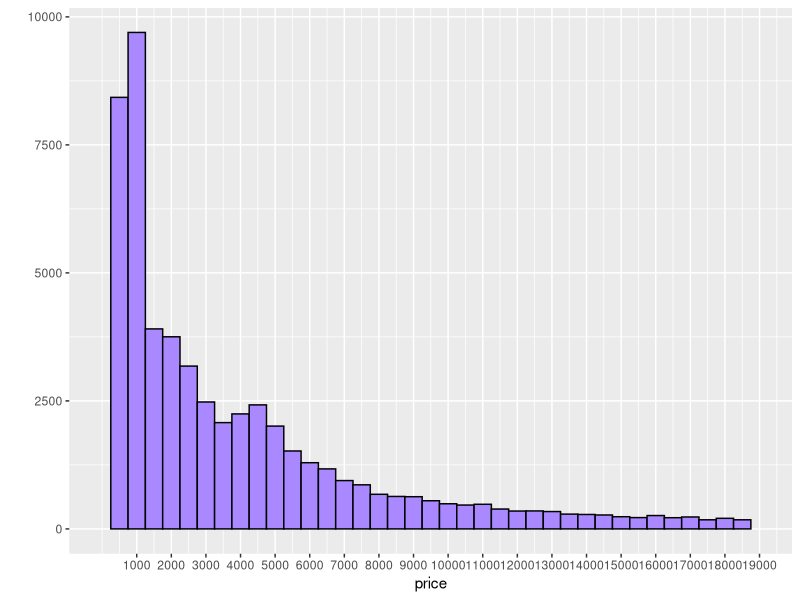
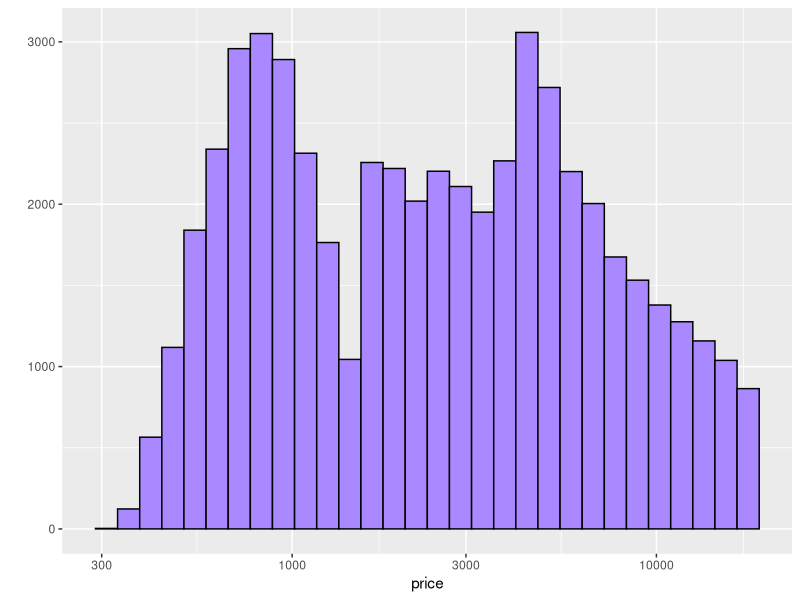
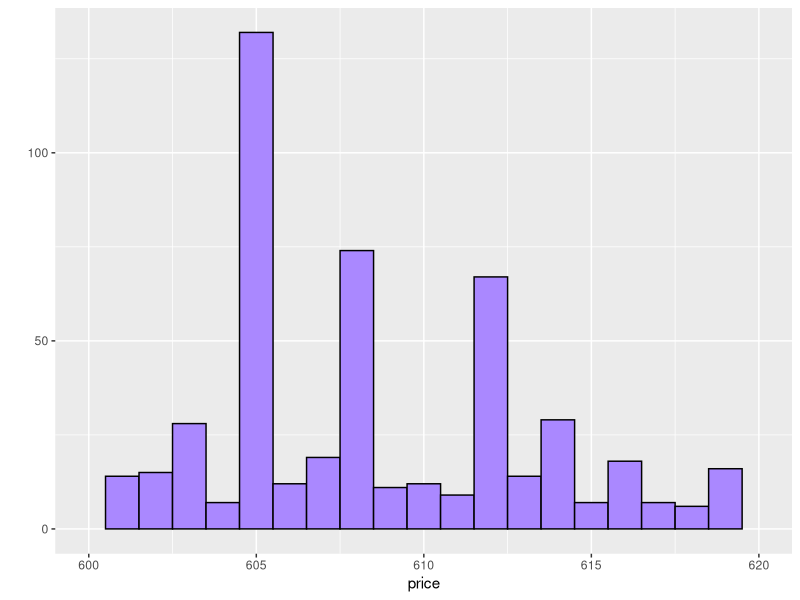
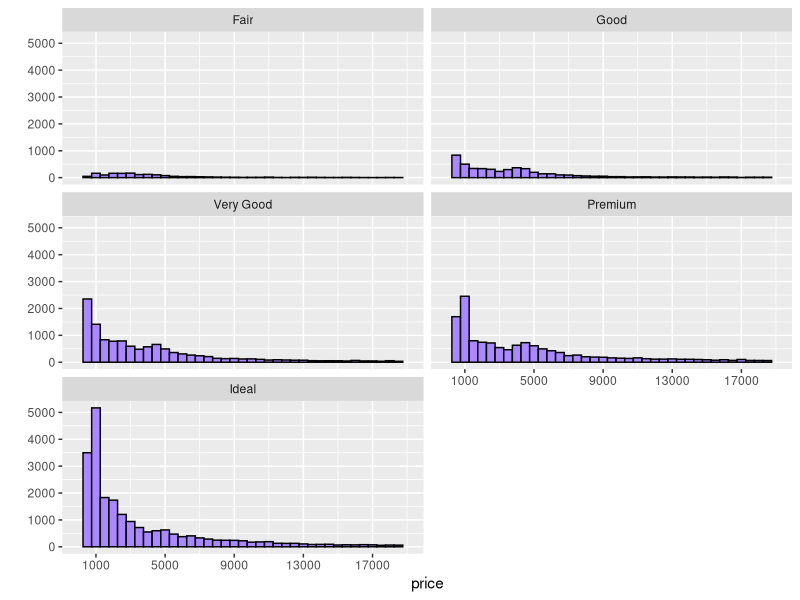
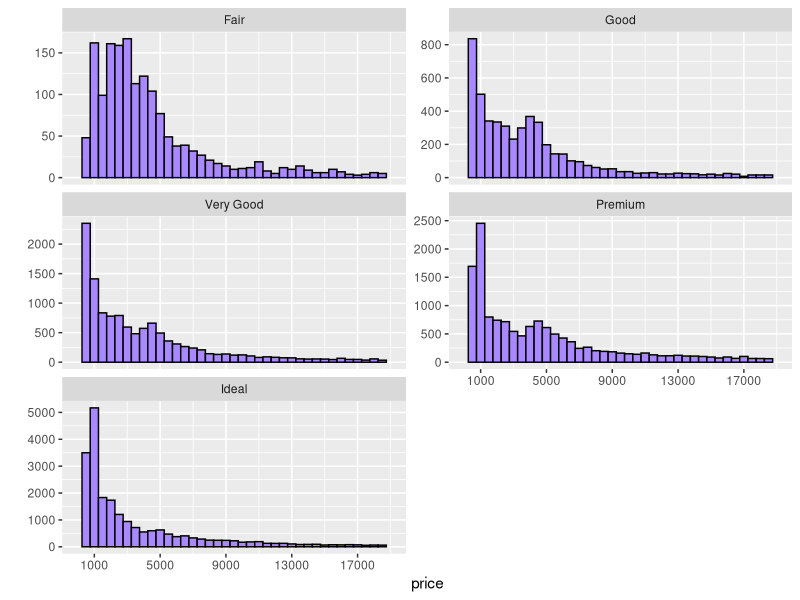
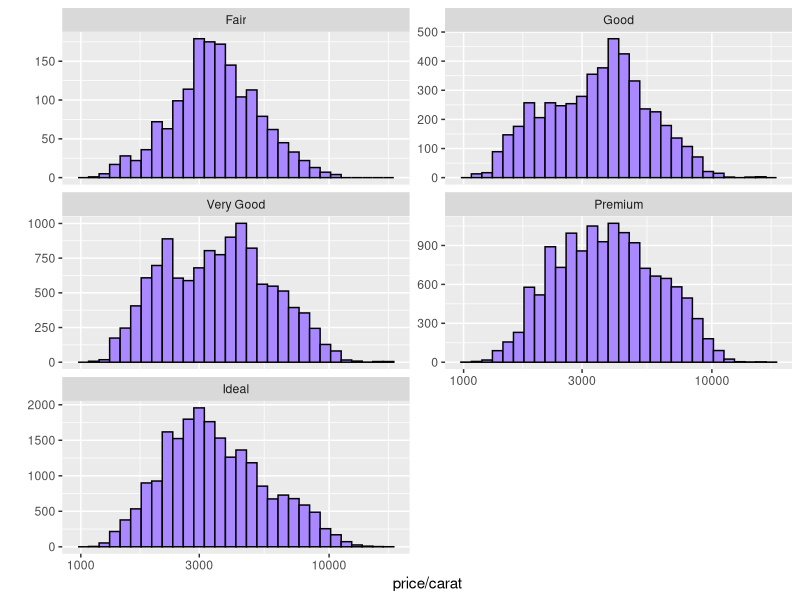
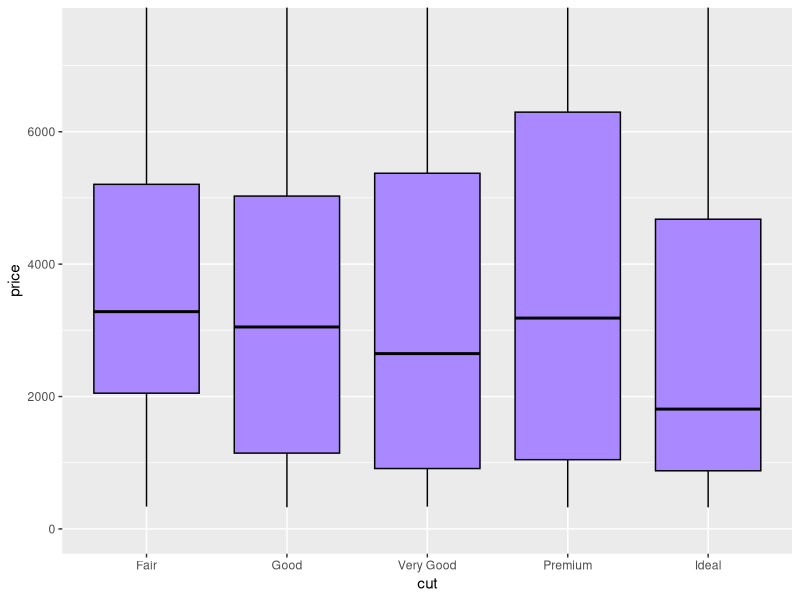
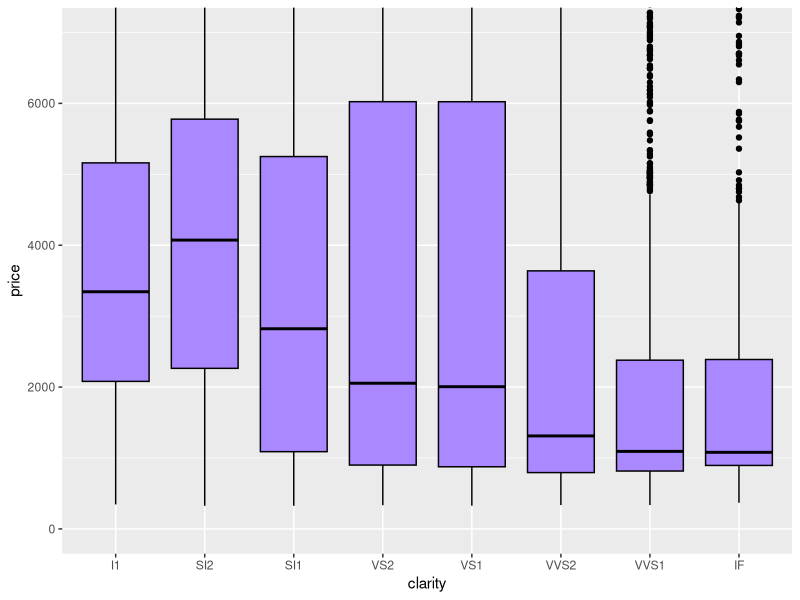

Here is the R script that generated these plots, in order:
## ---- chunk 1
library(ggplot2)
# diamonds is a built-in data frame in R
data(diamonds)
summary(diamonds)
nobs <- length(row.names(diamonds))
nobs               # 53940; Alternatively, could also use dim(diamonds) to figure this out
length(names(diamonds))          #10 vars
str(diamonds)             # shows three ordered variables

qplot(data = diamonds, x = price,
      color = I('black'), fill = I('#aa88ff'), binwidth = 500) +
  scale_x_continuous(breaks = seq(1000, 19000, 1000), limits = c(0, 19000))

## ---- chunk 2
# It is positively skewed with long right tail
# Mean - 3933; Median - 2401
# Median is a better measure of center or avg. in this case because of the long tail

# Logarthmic converts to bimodal 
qplot(data = diamonds, x = price, 
      color = I('black'), fill = I('#aa88ff')) +
  scale_x_log10()


dl500 <- dim(subset(diamonds, !is.na(diamonds$price) & diamonds$price < 500))
dl500

dl250 <- dim(subset(diamonds, !is.na(diamonds$price) & diamonds$price < 250))
dl250

dg15k <- dim(subset(diamonds, !is.na(diamonds$price) & diamonds$price >= 15000))
dg15k

## ---- chunk 3
# This obviously depends on bin width (frequency around 12k+ for bin width of 500)
# freq. ~160 for binwidth of 1 and occurs at $605
qplot(data = diamonds, x = price,
      color = I('black'), fill = I('#aa88ff'), binwidth = 1) +
  scale_x_continuous(breaks = seq(600, 620, 5), limits = c(600, 620))
#  scale_x_continuous(breaks = seq(1000, 19000, 1000), limits = c(0, 16000))
# + coord_cartesian(ylim = c(10000, 13000))

# Break out prices by cut
qplot(data = diamonds, x = price,
      color = I('black'), fill = I('#aa88ff'), binwidth = 500) +
  scale_x_continuous(breaks = seq(1000, 19000, 4000), limits = c(0, 19000)) +
  facet_wrap(~cut, ncol = 2)


#Break out prices mathematically to get details
by(diamonds$price, diamonds$cut, summary)
# use max if you want absolute accurate value
by(diamonds$price, diamonds$cut, max)

## ---- chunk 4
qplot(data = diamonds, x = price,
      color = I('black'), fill = I('#aa88ff'), binwidth = 500) +
  scale_x_continuous(breaks = seq(1000, 19000, 4000), limits = c(0, 19000)) +
  facet_wrap(~cut, ncol = 2, scales = "free_y")

# price per carat faceted by cut (Remember not to use previous binwidth for log10 scaling)
# Most important reason is to apply transformation to convert to 'normal' like distributions so that linear
# regression can then be applied on it!
by(diamonds$price/diamonds$carat, diamonds$cut, summary)

qplot(data = diamonds, x = price/carat,
      color = I('black'), fill = I('#aa88ff')) + 
  scale_x_log10() +
  facet_wrap(~cut, ncol = 2, scales = "free_y")

## ---- chunk 5
# Remember that we want variance of price, so that should be y
by(diamonds$price, diamonds$cut, summary)
by(diamonds$price, diamonds$clarity, summary)
by(diamonds$price, diamonds$color, summary)

qplot(data = diamonds, y = price, x = cut,
      color = I('black'), fill = I('#aa88ff'), geom = "boxplot") +
  coord_cartesian(ylim = c(0, 7500))
# Observation - 
# - We see that the median price for 'ideal'  is ~$1800. On, the other hand, its ~$3200 for fair
# - This is obviously telling us that cut alone is not a sufficient indicator of diamond price (ex clarity, color, carat etc)

qplot(data = diamonds, y = price, x = clarity,
      color = I('black'), fill = I('#aa88ff'), geom = "boxplot") +
  coord_cartesian(ylim = c(0, 7000))
# Observation -
# Wider variation in medians (notably that worst clarity has highest median price aka inv. prop)

qplot(data = diamonds, y = price, x = color,
      color = I('black'), fill = I('#aa88ff'), geom = "boxplot") +
  coord_cartesian(ylim = c(0, 9000)) + 
  facet_wrap(~cut, ncol = 3)
# Observation -
# See the same inv. relation (remember D is best and J is worst)

# Observation - After normalizing by carat, the price doesn't seem to vary all that much with color
# Use $color as the fill value to generate box plots with different colors
qplot(data = diamonds, y = price/carat, x = color,
      color = I('black'), fill = color, geom = "boxplot") +
  coord_cartesian(ylim = c(0, 6000))

## ---- chunk 6
# Need to set your bin size really really low (0.001) (how accurate to decimal place we want this to be is not mentioned in question)
# Based on question's accuracy, one would assume binwidth=0.1 which is not what question expects though
qplot(data = diamonds, x = carat,
      geom = "freqpoly", binwidth = 0.1) 

qplot(data = diamonds, x = carat,
      geom = "freqpoly", binwidth = 0.001) +
  scale_x_continuous(limits = c(0, 2.5), breaks = seq(0, 2.5, 0.1)) +
  coord_cartesian(ylim = c(0, 3000))

## ---- chunk 7
summary(diamonds$x)
ggplot(data = diamonds, aes(x = x, y = price)) +
  geom_point(alpha = 1/20, color = 'red') +
#  geom_line(stat = median, color = 'black') 
  scale_x_continuous(breaks = seq(0, 11, 1)) +
  scale_y_continuous(breaks = seq(0, 20000, 1000))

## ---- chunk 8
r.px <- with(data = diamonds, cor.test(x, price))
r.px
r.py <- with(data = diamonds, cor.test(y, price))
r.py
r.pz <- with(data = diamonds, cor.test(z, price))
r.pz

## ---- chunk 9
summary(diamonds$depth)
ggplot(data = diamonds, aes(x = depth, y = price)) +
  geom_point(alpha = 1/100, color = 'red') +
  scale_x_continuous(limits = c(30, 80), breaks = seq(43, 79, 2))

r.pdepth <- with(data = diamonds, cor.test(depth, price))
r.pdepth

## ---- chunk 10
# exclude top 1% of price and carat
with(diamonds, quantile(carat, probs = 0.99))
data.q99 <- subset(diamonds, carat <= quantile(carat, probs = 0.99) &
                     price <= quantile(price, probs = 0.99))
ggplot(data = data.q99, aes(x = carat, y = price)) +
  geom_point(alpha = 1/20, color = 'red')

## ---- chunk 11
diamonds$volume <- with(diamonds, x*y*z)
ggplot(data = diamonds, aes(x = volume, y = price)) +
  geom_point(alpha = 1/20, color = 'red')


ggplot(data = diamonds, aes(x = volume, y = price)) +
  geom_point(alpha = 1/20, color = 'red') +
  scale_x_log10()

# There are 20 diamonds with a volume 0!
dim(subset(diamonds, volume == 0))  

## ---- chunk 12
r.vol <- with(subset(diamonds, volume != 0 & volume <= 800), cor.test(volume, price))
r.vol


## ---- chunk 13
data.sub <- subset(diamonds, volume != 0 & volume <= 800)
ggplot(data = data.sub, aes(x = volume, y = price)) +
  geom_point(alpha = 1/20, color = 'green') +
  geom_smooth(method = 'lm', color = 'blue') +
  geom_smooth(method = 'lm', formula = y ~ poly(x, 2), color = 'black') +
  geom_smooth(method = 'lm', formula = y ~ poly(x, 3), color = 'black', linetype = 2) +
  coord_cartesian(xlim = c(0, 400), ylim = c(0, 20000))


## ---- chunk 14
# Name the data frame diamondsByClarity

# The data frame should contain the following
# variables in this order.
#       (1) mean_price
#       (2) median_price
#       (3) min_price
#       (4) max_price
#       (5) n

library('dplyr')
diamondsByClarity <- diamonds %>%
  group_by(clarity) %>%
  summarise(mean_price = mean(as.numeric(price)),
            median_price = median(as.numeric(price)),
            min_price = min(price),
            max_price = max(price),
            n = n()) %>%
  arrange(clarity)

diamondsByClarity

## ---- chunk 15
diamonds_by_clarity <- group_by(diamonds, clarity)
diamonds_mp_by_clarity <- summarise(diamonds_by_clarity, mean_price = mean(price))

diamonds_by_color <- group_by(diamonds, color)
diamonds_mp_by_color <- summarise(diamonds_by_color, mean_price = mean(price))

# Plot bar graphs
library('gridExtra')
p1 <- ggplot(data = diamonds_mp_by_clarity, aes(x = clarity, y = mean_price)) +
  geom_bar(stat = 'identity')
p2 <- ggplot(data = diamonds_mp_by_color, aes(x = color, y = mean_price)) +
  geom_bar(stat = 'identity')
grid.arrange(p1, p2, ncol = 1)

## ---- chunk 16
# Create a histogram of diamond prices. Facet the histogram by diamond color
# and use cut to color the histogram bars


qplot(data = diamonds, x = price, color = 'black', fill = cut, binwidth = 500) +
  facet_wrap(~color, scales = "free_y") 

## ---- chunk 17
# Create a scatterplot of diamond price vs. table and color the points by the cut of
# the diamond.

ggplot(data = diamonds, aes(x = table, y = price)) +
  geom_point(aes(color = cut), alpha = 1/5)

## ---- chunk 18
# Create a scatterplot of diamond price vs. volume and color the points by
# the clarity of diamonds. Use scale on the y-axis to take the log10 of price. You should also
# omit the top 1% of diamond volumes from the plot.

diamonds$volume <- with(diamonds, x * y * z)
ggplot(data = subset(diamonds, volume <= quantile(x = diamonds$volume, p = 0.99)),
       aes(x = volume, y = log10(price))) +
  geom_point(aes(color = clarity), alpha = 1/1) + 
  scale_color_brewer(type = 'div')
## ---- chunk 19
# Create a scatter plot of the price/carat ratio of diamonds. The variable x should be
# assigned to cut. The points should be colored by diamond color, and the plot should be
# faceted by clarity.

ggplot(data = diamonds, aes(x = cut, y = price/carat)) +
  geom_jitter(aes(color = color), alpha = 1/5) +
  facet_wrap(~clarity)

